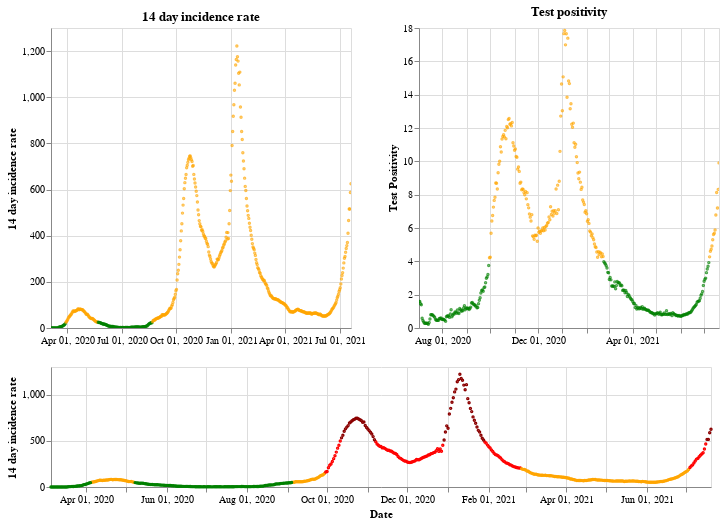

The notebook cell this image was saved under:
### Markdown cell above
## Northern Ireland

### Code cell
plot_traffic_light('Northern Ireland')

### Figure 1 — Vega-Lite specification as saved in the notebook (floating-point values rounded to 4 significant figures; data arrays with more than 128 entries replaced by an {"elided": "..."} marker saying what was removed)
{"config": {"view": {"continuousWidth": 400, "continuousHeight": 300}}, "vconcat": [{"hconcat": [{"mark": {"type": "point", "size": 2}, "encoding": {"color": {"condition": {"value": "green", "test": "(datum.twoWeeklyCasesRate <= 25)"}, "value": "orange"}, "tooltip": [{"type": "nominal", "field": "areaName"}, {"type": "temporal", "field": "date"}, {"type": "quantitative", "field": "twoWeeklyCasesRate"}, {"type": "quantitative", "field": "testPositivity"}], "x": {"type": "temporal", "axis": {"title": ""}, "field": "date", "scale": {"domain": {"selection": "DateBrush"}}, "timeUnit": "yearmonthdate"}, "y": {"type": "quantitative", "axis": {"title": "14 day incidence rate"}, "field": "twoWeeklyCasesRate"}}, "title": "14 day incidence rate", "width": 300}, {"mark": {"type": "point", "size": 2}, "encoding": {"color": {"condition": {"value": "green", "test": "(datum.testPositivity <= 4)"}, "value": "orange"}, "tooltip": [{"type": "nominal", "field": "areaName"}, {"type": "temporal", "field": "date"}, {"type": "quantitative", "field": "twoWeeklyCasesRate"}, {"type": "quantitative", "field": "testPositivity"}], "x": {"type": "temporal", "axis": {"title": ""}, "field": "date", "scale": {"domain": {"selection": "DateBrush"}}, "timeUnit": "yearmonthdate"}, "y": {"type": "quantitative", "axis": {"title": "Test Positivity"}, "field": "testPositivity"}}, "title": "Test positivity", "width": 300}]}, {"layer": [{"mark": {"type": "point", "size": 2}, "encoding": {"color": {"condition": {"value": "orange", "test": "(((datum.testPositivity < 4) && (datum.twoWeeklyCasesRate >= 50)) && (datum.twoWeeklyCasesRate < 200))"}, "value": "red"}, "opacity": {"condition": {"value": 1, "test": "((datum.twoWeeklyCasesRate >= 50) && (datum.twoWeeklyCasesRate < 500))"}, "value": 0}, "tooltip": [{"type": "nominal", "field": "areaName"}, {"type": "temporal", "field": "date"}, {"type": "quantitative", "field": "twoWeeklyCasesRate"}, {"type": "quantitative", "field": "testPositivity"}], "x": {"type": "temporal", "axis": {"title": "Date"}, "field": "date", "timeUnit": "yearmonthdate"}, "y": {"type": "quantitative", "axis": {"title": "14 day incidence rate"}, "field": "twoWeeklyCasesRate"}}, "selection": {"DateBrush": {"type": "interval", "encodings": ["x"], "fields": ["Time"]}}}, {"mark": {"type": "point", "size": 2}, "encoding": {"color": {"value": "darkred"}, "opacity": {"condition": {"value": 1, "test": "(datum.twoWeeklyCasesRate >= 500)"}, "value": 0}, "tooltip": [{"type": "nominal", "field": "areaName"}, {"type": "temporal", "field": "date"}, {"type": "quantitative", "field": "twoWeeklyCasesRate"}, {"type": "quantitative", "field": "testPositivity"}], "x": {"type": "temporal", "axis": {"title": "Date"}, "field": "date", "timeUnit": "yearmonthdate"}, "y": {"type": "quantitative", "axis": {"title": "14 day incidence rate"}, "field": "twoWeeklyCasesRate"}}}, {"mark": {"type": "point", "size": 2}, "encoding": {"color": {"condition": {"value": "green", "test": "((datum.testPositivity < 4) && (datum.twoWeeklyCasesRate < 50))"}, "value": "orange"}, "opacity": {"condition": {"value": 1, "test": "(datum.twoWeeklyCasesRate < 50)"}, "value": 0}, "tooltip": [{"type": "nominal", "field": "areaName"}, {"type": "temporal", "field": "date"}, {"type": "quantitative", "field": "twoWeeklyCasesRate"}, {"type": "quantitative", "field": "testPositivity"}], "x": {"type": "temporal", "axis": {"title": "Date"}, "field": "date", "timeUnit": "yearmonthdate"}, "y": {"type": "quantitative", "axis": {"title": "14 day incidence rate"}, "field": "twoWeeklyCasesRate"}}}], "height": 120, "width": 660}], "data": {"name": "data-c93308fca39e552bd96eef047069cd65"}, "$schema": "https://vega.github.io/schema/vega-lite/v4.8.1.json", "datasets": {"data-c93308fca39e552bd96eef047069cd65": {"elided": "503 records"}}}
